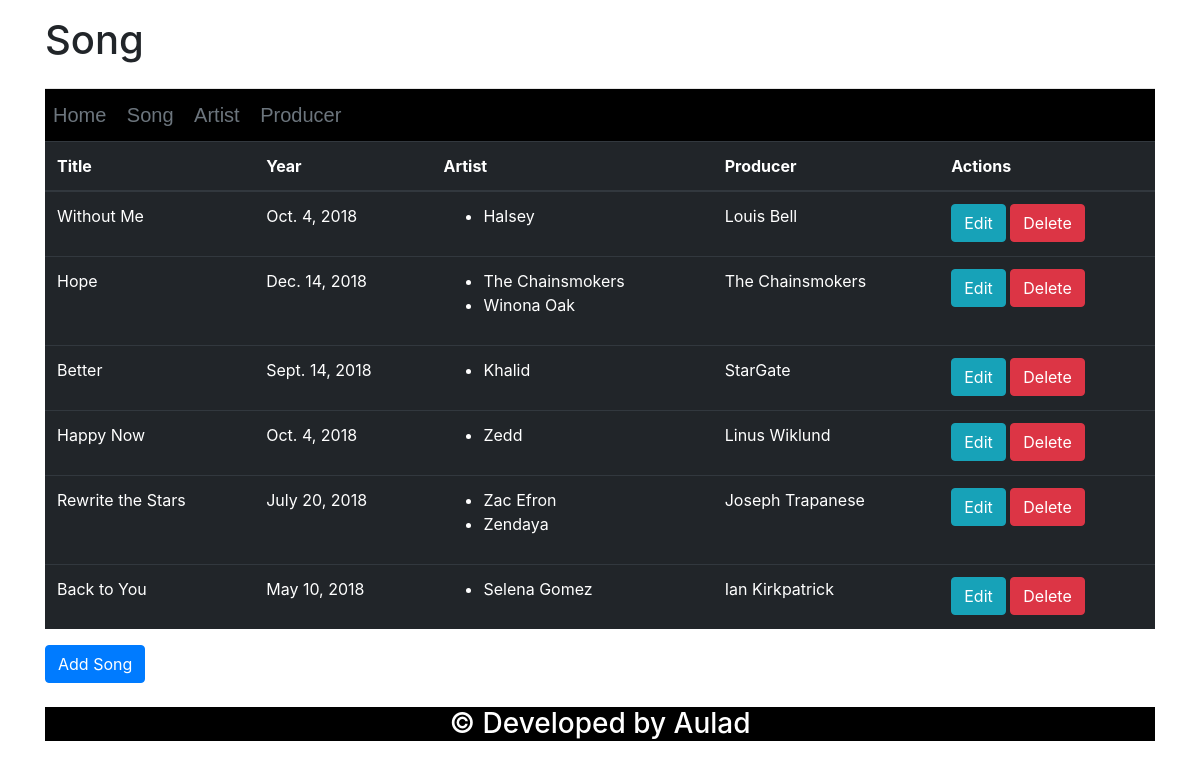
The page /song/ on the database its author committed.
### Assignmentapp/models.py (models this page shows, shortened)
class Song(models.Model):
    title=models.CharField(max_length=30)
    year=models.DateField()
    artist=models.ManyToManyField(Artist)
    producer=models.ForeignKey(Producer)

class Artist(models.Model):
    name=models.CharField(max_length=30)
    age=models.DateField()
    country=models.CharField(max_length=30)

class Producer(models.Model):
    name=models.CharField(max_length=30)
    city=models.CharField(max_length=30)
    state=models.CharField(max_length=40)
    country=models.CharField(max_length=20)

### Assignmentapp/views.py (the view)
# urls.py: url(r'^song/?$', views.song, name='song'),
def song(request):
    results=Song.objects.all()
    page_data = { 'list_of_songs': results}
    return render(request, 'song.html', page_data)

### Assignmentapp/templates/song.html (shortened to what this page needs)
{% extends "site_base.html" %}
{% load static %}
{% block page_heading %}
  <header class="blog-header py-3">
    <h1>Song</h1>
  </header>
{% endblock %}
{% block main_body %}
 <body>
       <table class="table table-dark">
           <thead>
               <tr>
                   <th>Title</th>
                   <th>Year</th>
                   <th>Artist</th>
                   <th>Producer</th>
                   <th>Actions</th>
               </tr>
           </thead>
           <tbody>
             {% for song in list_of_songs %}
                 <tr>
                   <td>{{ song.title}}</td>
                   <td>{{ song.year }}</td>
                   <td>
                     <ul>
                      {% for artist in song.artist.all %}
                       <li>{{artist.name}}</li>
                      {% endfor %}
                    </ul>
                   </td>
                   <td>{{ song.producer.name}}</td>
                   <td><a class="btn btn-info" href="{% url 'edit_song'  song.id %}">Edit</a>
                       <a class="btn btn-danger" href="{% url 'delete_song' song.id %}">Delete</a>
                   </td>
               </tr>
            {% endfor %}
           </tbody>
       </table>
       <a class="btn btn-primary" href="{% url 'add_song'%}">Add Song</a>
       <br>
       <br>
 </body>
 </html>
{% endblock %}

### Assignmentapp/templates/site_base.html (shortened to what this page needs)
<!doctype html>
<html lang="en">
<head>
  {% load static %}
  <link href="{% static 'css/style.css' %}" rel="stylesheet">
  <link rel="stylesheet" href="{% static 'css/bootstrap.min.css' %}">
</head>
<body>
  <div class="container">
    {% block page_heading %}<h1>ERROR: No Heading Supplied</h1>{% endblock %}
    <div class="nav">
      <nav class="main-nav">
        <a class="p-2 text-muted" href="{% url 'home' %}">Home</a>
        <a class="p-2 text-muted" href="{% url 'song' %}">Song</a>
        <a class="p-2 text-muted" href="{% url 'artist' %}">Artist</a>
        <a class="p-2 text-muted" href="{% url 'producer' %}">Producer</a>
      </nav>
    </div>
    {% block main_body %}{% endblock %}
    <div class="footer">
      <h3>© Developed by Aulad</h3>
    </div>
</body>
</html>

### Assignmentapp/static/css/style.css (style rules this page uses)
.blog-header { line-height: 1; border-bottom: 1px solid #e5e5e5; }
.nav { background-color: black; padding-top: 1%; padding-bottom: 1%; }
.text-muted { color:red; text-decoration: none; padding: 5px 20px; font-family: "Arial", sans-serif; font-size: 20px; transition: all 0.7s ease-in; }
.footer { color:white; background-color: black; text-align: center; height:7%; }

### rows shown on the page
Song: title "Without Me", year "Oct. 4, 2018", producer.name "Louis Bell"
Artist: name "Halsey"
Song: title "Hope", year "Dec. 14, 2018", producer.name "The Chainsmokers"
Artist: name "The Chainsmokers"
Artist: name "Winona Oak"
Song: title "Better", year "Sept. 14, 2018", producer.name "StarGate"
Artist: name "Khalid"
Song: title "Happy Now", year "Oct. 4, 2018", producer.name "Linus Wiklund"
Artist: name "Zedd"
Song: title "Rewrite the Stars", year "July 20, 2018", producer.name "Joseph Trapanese"
Artist: name "Zac Efron"
Artist: name "Zendaya"
Song: title "Back to You", year "May 10, 2018", producer.name "Ian Kirkpatrick"
Artist: name "Selena Gomez"
